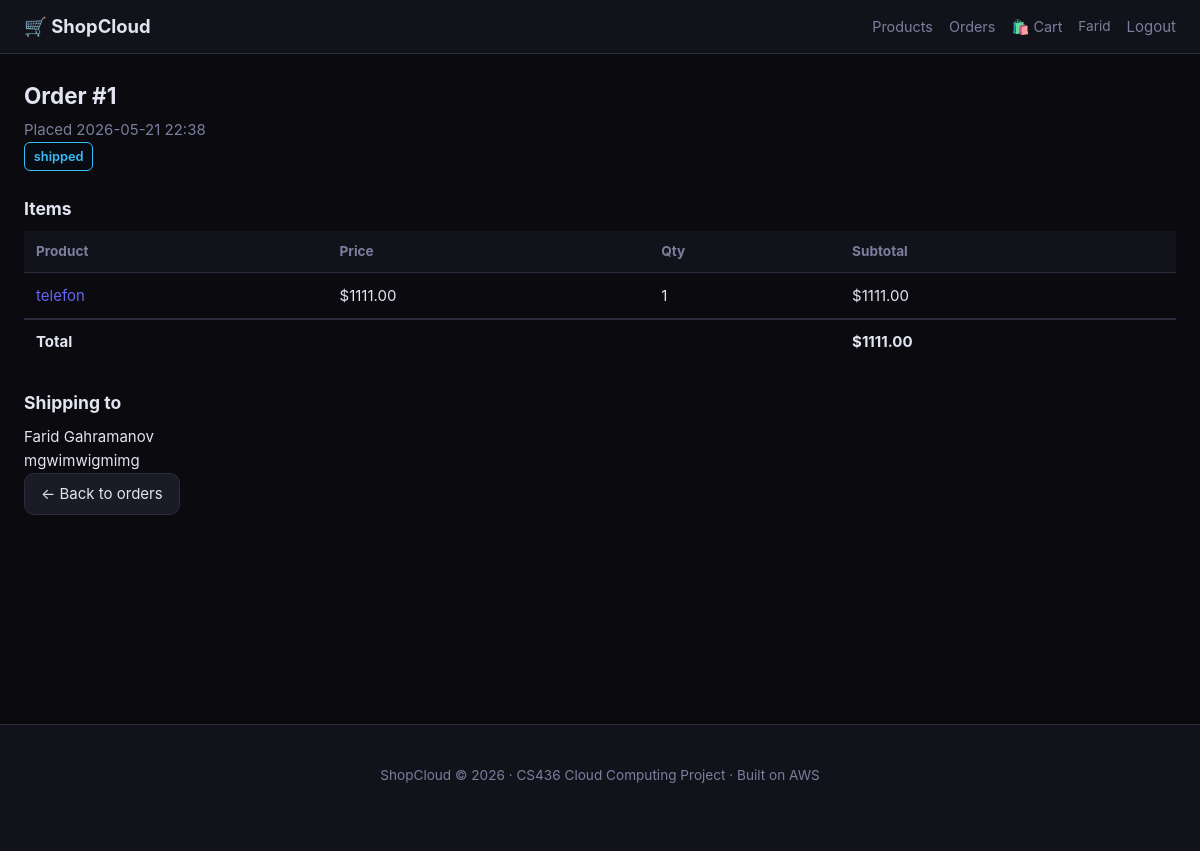
/orders/1 (signed in), run on the app's committed database.
### app/models.py (models this page shows, shortened)
class User(UserMixin, db.Model):
    __tablename__ = "users"
    id:            Mapped[int]      = mapped_column(Integer, primary_key=True)
    email:         Mapped[str]      = mapped_column(String(255), unique=True, nullable=False, index=True)
    password_hash: Mapped[str]      = mapped_column(String(255), nullable=False)
    full_name:     Mapped[str]      = mapped_column(String(200), nullable=False, default="")
    role:          Mapped[str]      = mapped_column(String(20),  nullable=False, default="buyer")
    is_active:     Mapped[bool]     = mapped_column(Boolean, default=True)
    created_at:    Mapped[datetime] = mapped_column(DateTime(timezone=True), default=_utcnow)
    products: Mapped[list["Product"]] = relationship("Product", back_populates="seller", cascade="all, delete-orphan")
    orders:   Mapped[list["Order"]]   = relationship("Order",   back_populates="buyer",  cascade="all, delete-orphan")
    @property
    def is_seller(self):  return self.role == "seller"
    @property
    def is_admin(self):   return self.role == "admin"

class Order(db.Model):
    __tablename__ = "orders"
    id:              Mapped[int]      = mapped_column(Integer, primary_key=True)
    buyer_id:        Mapped[int]      = mapped_column(ForeignKey("users.id", ondelete="CASCADE"), nullable=False, index=True)
    status:          Mapped[str]      = mapped_column(String(20), default="pending", nullable=False)
    total_amount:    Mapped[Decimal]  = mapped_column(Numeric(10, 2), nullable=False, default=0)
    shipping_name:   Mapped[str]      = mapped_column(String(200), default="")
    shipping_addr:   Mapped[str]      = mapped_column(String(500), default="")
    created_at:      Mapped[datetime] = mapped_column(DateTime(timezone=True), default=_utcnow)
    updated_at:      Mapped[datetime] = mapped_column(DateTime(timezone=True), default=_utcnow, onupdate=_utcnow)
    buyer: Mapped["User"]            = relationship("User",      back_populates="orders")
    items: Mapped[list["OrderItem"]] = relationship("OrderItem", back_populates="order", cascade="all, delete-orphan")

class OrderItem(db.Model):
    __tablename__ = "order_items"
    id:         Mapped[int]     = mapped_column(Integer, primary_key=True)
    order_id:   Mapped[int]     = mapped_column(ForeignKey("orders.id",   ondelete="CASCADE"), nullable=False, index=True)
    product_id: Mapped[int]     = mapped_column(ForeignKey("products.id", ondelete="RESTRICT"), nullable=False)
    quantity:   Mapped[int]     = mapped_column(Integer, nullable=False, default=1)
    unit_price: Mapped[Decimal] = mapped_column(Numeric(10, 2), nullable=False)
    order:   Mapped["Order"]   = relationship("Order",   back_populates="items")
    product: Mapped["Product"] = relationship("Product", back_populates="order_items")
    @property
    def subtotal(self):
        return self.unit_price * self.quantity

class Product(db.Model):
    __tablename__ = "products"
    id:          Mapped[int]            = mapped_column(Integer, primary_key=True)
    seller_id:   Mapped[int]            = mapped_column(ForeignKey("users.id", ondelete="CASCADE"), nullable=False, index=True)
    category_id: Mapped[int | None]     = mapped_column(ForeignKey("categories.id"), nullable=True)
    name:        Mapped[str]            = mapped_column(String(200), nullable=False)
    description: Mapped[str]            = mapped_column(Text, default="")
    price:       Mapped[Decimal]        = mapped_column(Numeric(10, 2), nullable=False)
    stock:       Mapped[int]            = mapped_column(Integer, default=0)
    image_key:   Mapped[str | None]     = mapped_column(String(500), nullable=True)
    is_active:   Mapped[bool]           = mapped_column(Boolean, default=True)
    created_at:  Mapped[datetime]       = mapped_column(DateTime(timezone=True), default=_utcnow)
    updated_at:  Mapped[datetime]       = mapped_column(DateTime(timezone=True), default=_utcnow, onupdate=_utcnow)
    seller:   Mapped["User"]          = relationship("User",     back_populates="products")
    category: Mapped["Category|None"] = relationship("Category", back_populates="products")
    order_items: Mapped[list["OrderItem"]] = relationship("OrderItem", back_populates="product")

### app/routes/shop.py (the view)
@bp.route("/orders/<int:order_id>")
@login_required
def order_detail(order_id: int):
    order = db.session.get(Order, order_id)
    if not order or order.buyer_id != current_user.id:
        abort(404)
    storage = get_storage()
    return render_template("shop/order_detail.html", order=order, storage=storage)

### app/storage.py (called while the page is built, shortened)
def get_storage() -> StorageBackend:
    global _backend
    if _backend is not None:
        return _backend

### app/templates/shop/order_detail.html (shortened to what this page needs)
{% extends "base.html" %}
{% block content %}
<div class="order-detail">
  <h2>Order #{{ order.id }}</h2>
  <p class="muted">Placed {{ order.created_at.strftime('%Y-%m-%d %H:%M') }}</p>
  <span class="status-badge status-{{ order.status }}">{{ order.status }}</span>
  <h3>Items</h3>
  <table class="table">
    <thead><tr><th>Product</th><th>Price</th><th>Qty</th><th>Subtotal</th></tr></thead>
    <tbody>
      {% for item in order.items %}
        <tr>
          <td>
            <a href="{{ url_for('shop.product_detail', product_id=item.product_id) }}">
              {{ item.product.name }}
            </a>
          </td>
          <td>${{ "%.2f"|format(item.unit_price) }}</td>
          <td>{{ item.quantity }}</td>
          <td>${{ "%.2f"|format(item.subtotal) }}</td>
        </tr>
      {% endfor %}
    </tbody>
    <tfoot>
      <tr><td colspan="3"><strong>Total</strong></td><td><strong>${{ "%.2f"|format(order.total_amount) }}</strong></td></tr>
    </tfoot>
  </table>
  <h3>Shipping to</h3>
  <p>{{ order.shipping_name }}<br>{{ order.shipping_addr }}</p>
  <a href="{{ url_for('shop.my_orders') }}" class="btn">← Back to orders</a>
</div>
{% endblock %}

### app/templates/base.html (shortened to what this page needs)
<!doctype html>
<html lang="en">
<head>
  <link rel="stylesheet" href="{{ url_for('static', filename='css/style.css') }}">
</head>
<body>
<nav class="navbar">
  <div class="nav-inner">
    <a class="brand" href="{{ url_for('shop.index') }}">🛒 ShopCloud</a>
    <div class="nav-links">
      <a href="{{ url_for('shop.catalog') }}">Products</a>
      {% if current_user.is_authenticated %}
        <a href="{{ url_for('shop.my_orders') }}">Orders</a>
        <a href="{{ url_for('shop.cart') }}" class="cart-icon">
          🛍️ Cart {% if session.get('cart') %}<span class="badge">{{ session['cart']|length }}</span>{% endif %}
        </a>
        <span class="nav-user">{{ current_user.full_name }}</span>
        <form method="post" action="{{ url_for('auth.logout') }}" class="inline-form">
          <button class="btn-link" type="submit">Logout</button>
        </form>
      {% else %}
        <a href="{{ url_for('shop.cart') }}" class="cart-icon">🛍️ Cart</a>
        <a href="{{ url_for('auth.login') }}">Login</a>
        <a href="{{ url_for('auth.register') }}" class="btn btn-primary btn-sm">Sign up</a>
      {% endif %}
    </div>
  </div>
</nav>
<main class="main">
  <div class="container">
    {% block content %}{% endblock %}
  </div>
</main>
<footer class="footer">
  <div class="container">
    <p>ShopCloud &copy; 2026 · CS436 Cloud Computing Project · Built on AWS</p>
  </div>
</footer>
</body>
</html>

### app/static/css/style.css (style rules this page uses)
:root { --bg: #0a0a0f; --panel: #12131a; --panel2: #1a1b26; --border: #2a2b3d; --text: #e2e4ef; --muted: #7b7e9e; --accent: #6366f1; --accent-h: #818cf8; --success: #22c55e; --danger: #ef4444; --warning: #f59e0b; --radius: 10px; --maxw: 1200px; }
* { box-sizing: border-box; margin: 0; padding: 0; }
body { background: var(--bg); color: var(--text); font: 15px/1.6 -apple-system, BlinkMacSystemFont, "Segoe UI", sans-serif; min-height: 100vh; }
a { color: var(--accent); text-decoration: none; }
.navbar { background: var(--panel); border-bottom: 1px solid var(--border); position: sticky; top: 0; z-index: 100; }
.nav-inner { max-width: var(--maxw); margin: 0 auto; padding: 0.75rem 1.5rem; display: flex; align-items: center; justify-content: space-between; gap: 1rem; }
.brand { font-size: 1.15rem; font-weight: 700; color: var(--text); }
.nav-links { display: flex; align-items: center; gap: 1rem; flex-wrap: wrap; }
.nav-links a { color: var(--muted); font-size: 0.9rem; }
.nav-user { color: var(--muted); font-size: 0.85rem; }
.cart-icon { position: relative; }
.inline-form { display: inline; }
.btn-link { background: none; border: none; color: var(--muted); cursor: pointer; font: inherit; padding: 0; }
.main { min-height: calc(100vh - 130px); }
.container { max-width: var(--maxw); margin: 0 auto; padding: 1.5rem 1.5rem 3rem; }
.footer { background: var(--panel); border-top: 1px solid var(--border); padding: 1rem; text-align: center; color: var(--muted); font-size: 0.85rem; }
.btn { display: inline-block; padding: 0.5rem 1rem; border-radius: var(--radius); border: 1px solid var(--border); background: var(--panel2); color: var(--text); cursor: pointer; font: inherit; text-decoration: none; transition: 0.15s; }
.muted { color: var(--muted); }
.table { width: 100%; border-collapse: collapse; margin-top: 0.5rem; }
.table th { text-align: left; padding: 0.6rem 0.75rem; background: var(--panel); color: var(--muted); font-size: 0.85rem; border-bottom: 1px solid var(--border); }
.table td { padding: 0.65rem 0.75rem; border-bottom: 1px solid var(--border); vertical-align: middle; }
.table tr:last-child td { border-bottom: none; }
.table tfoot td { font-weight: 700; border-top: 2px solid var(--border); }
.status-badge { display: inline-block; padding: 0.2rem 0.55rem; border-radius: 6px; font-size: 0.8rem; font-weight: 600; }
.status-shipped { background: #05142030; color: #38bdf8; border: 1px solid #38bdf8; }
.order-detail h2 { margin-bottom: 0.25rem; }
.order-detail h3 { margin: 1.5rem 0 0.5rem; }

### data on the page
User: full_name "Farid"
Order: id "1", created_at "2026-05-21 22:38", status "shipped", total_amount "1111.00", shipping_name "Farid Gahramanov", shipping_addr "mgwimwigmimg"
OrderItem: product.name "telefon", unit_price "1111.00", quantity "1", subtotal "1111.00"
